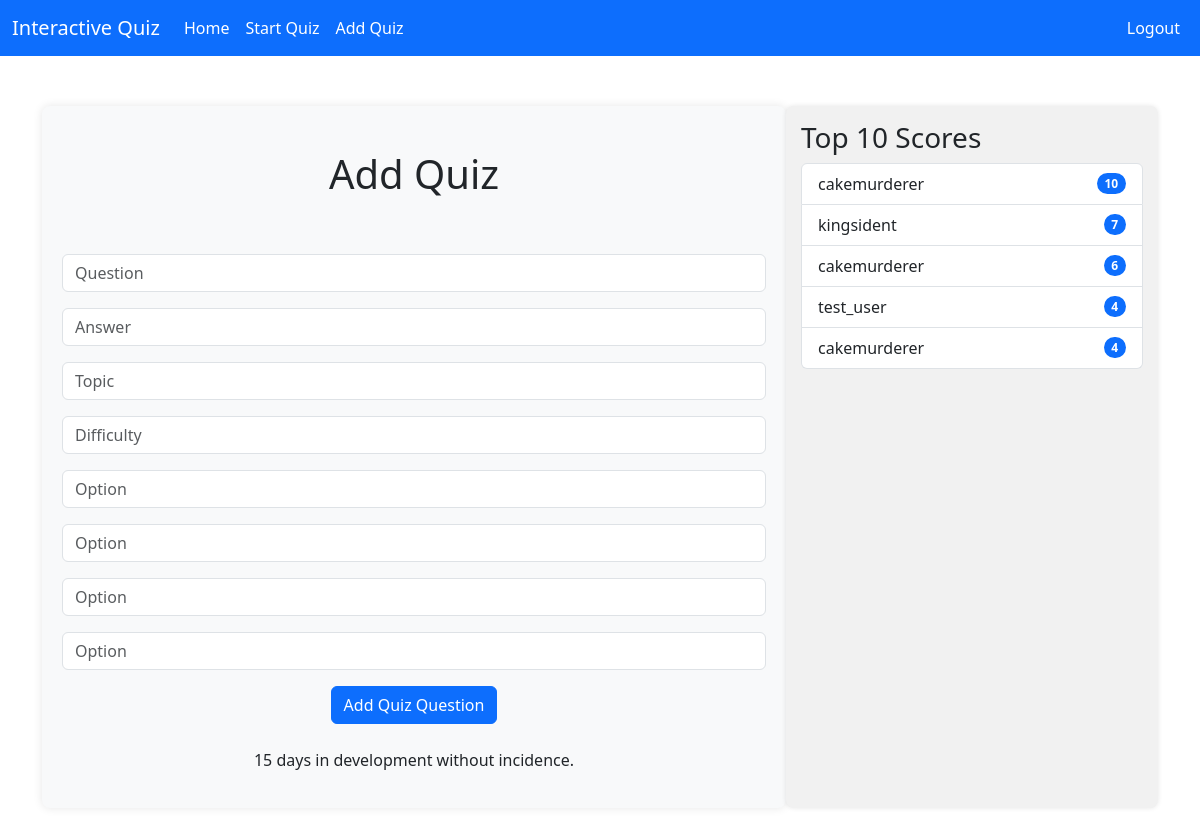
The app's page /add_quiz (signed in), older data.
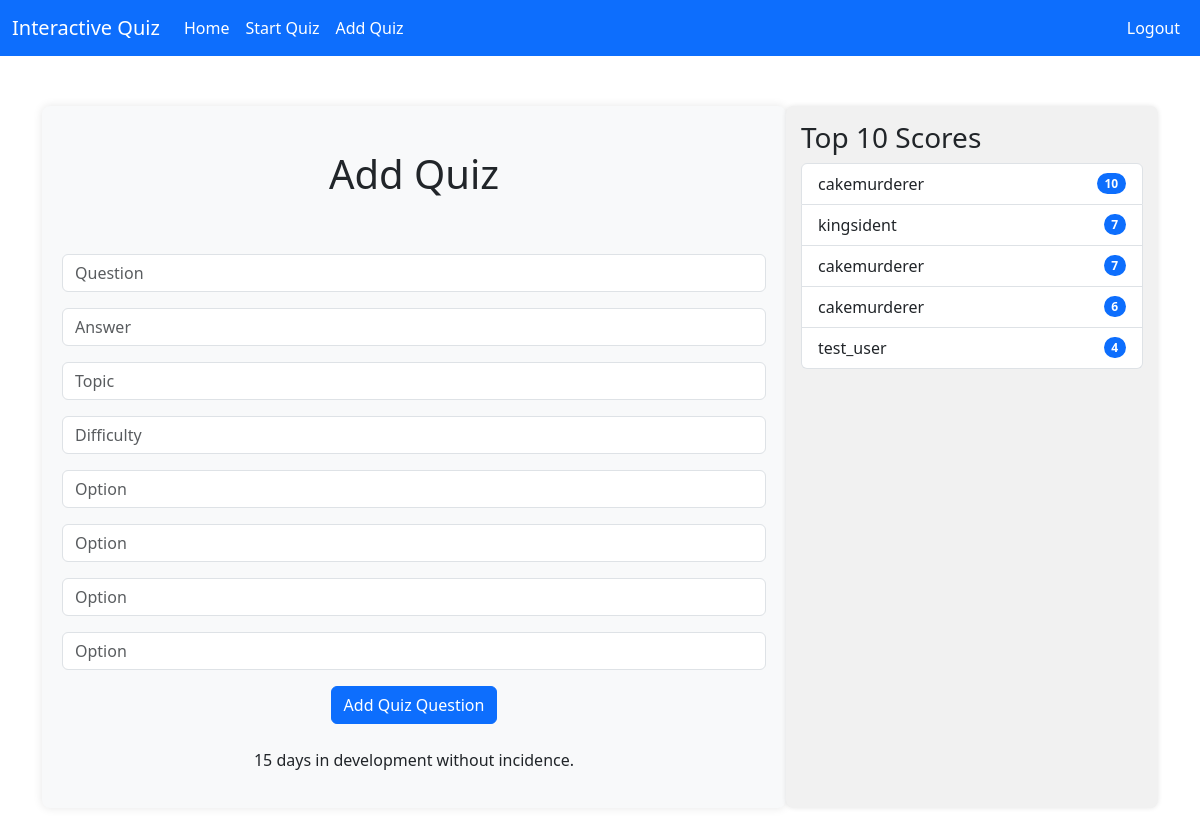
The same page, newer data.
### quiz/models.py (models this page shows, shortened)
class Score(models.Model):
    score = models.IntegerField()
    user = models.ForeignKey(User, related_name='scores', on_delete=models.CASCADE)

class User(AbstractUser):
    def __str__(self):
        return f"{self.first_name} {self.last_name}"

### quiz/views.py (the view)
# urls.py: path('add_quiz', views.add_quiz, name="add-quiz"),
def add_quiz(request):
    added = False
    if request.method == "POST":
        question_form = QuizForm(request.POST)
        option_formset = OptionFormSet(request.POST)
        if question_form.is_valid() and option_formset.is_valid():
            try:
                quiz = question_form.save()
                option_formset.instance = quiz
                option_formset.save()
                return HttpResponseRedirect('/add_quiz?added=True')
            except IntegrityError:
                question_form.add_error('question', 'This question already exists.')
    else:
        question_form = QuizForm()
        option_formset = OptionFormSet()
        if 'added' in request.GET:
            added = True
    for form in option_formset.forms:
        if 'DELETE' in form.fields:
            del form.fields['DELETE']
    return render(request, 'quiz/add_quiz.html', {
        'question_form': question_form,
        'option_formset': option_formset,
        'added': added
    })

### quiz/forms.py (shortened to what this page needs)
class QuizForm(ModelForm):
    class Meta:
        model = Quiz
        fields = ('question', 'answer', 'topic', 'difficulty')
        labels = {
            'question': '',
            'name': '',
            'answer': '',
            'topic': '',
            'difficulty': ''
        }
        widgets = {
            'question': forms.TextInput(attrs={'class':'form-control', 'placeholder': 'Question'}),
            'answer': forms.TextInput(attrs={'class':'form-control', 'placeholder': 'Answer'}),
            'topic': forms.TextInput(attrs={'class':'form-control', 'placeholder': 'Topic'}),
            'difficulty': forms.TextInput(attrs={'class':'form-control', 'placeholder': 'Difficulty'})
        }

### quiz/context_processors.py (called while the page is built)
def days_developed(request):
    startDevDate = datetime(2024, 9, 4)
    todaysDate = datetime.now()
    daysDeveloped = (todaysDate - startDevDate).days
    days = "days"
    if daysDeveloped <= 1:
        days = "day"
    return {
        "daysDeveloped": daysDeveloped,
        "days": days,
    }

def top_five_scores(request):
    score_list = Score.objects.all().order_by('-score')[:5]
    return {
        "score_list": score_list
    }

### quiz/templates/quiz/add_quiz.html (shortened to what this page needs)
{% extends 'quiz/base.html' %}
{% block content %}
    <center>
        <h1>Add Quiz</h1>
        <br/><br/>
        {% if added %}
            <h3>You Successfully Added A new Quiz Question</h3>
            <h3>Thank you for making us better one question at a time!</h3>
        {% else %}
        <form action="" method="post">
            {{ question_form.as_p }}
            {% for form in option_formset %}
                {{ form.as_p }}
            {% endfor %}
            <input type="submit" class="btn btn-primary" value="Add Quiz Question">
        </form>
        {% endif %}
    </center>
{% endblock %}

### quiz/templates/quiz/sidebar.html
<h3>Top 10 Scores</h3>
    <ul class="list-group">
        {% for score in score_list %}
            <li class="list-group-item d-flex justify-content-between align-items-center">
            {{ score.user.username }}
            <span class="badge text-bg-primary rounded-pill">{{ score.score }}</span>
            </li>
        {% endfor %}
    </ul>

Row changes from the older to the newer data that the page shows:
no longer on this page (row unchanged): Score: user.username "cakemurderer", score "4"
added Score: user.username "cakemurderer", score "7"
